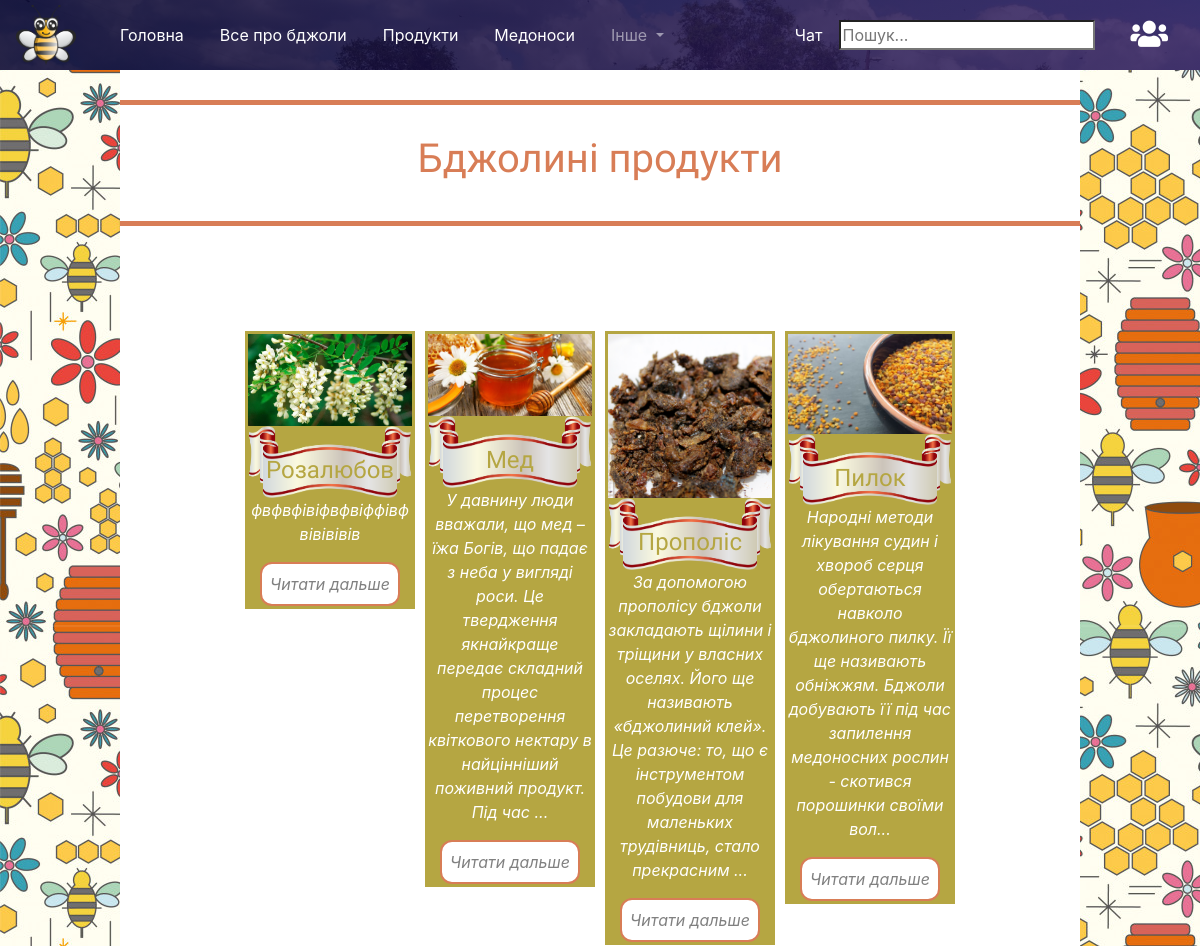
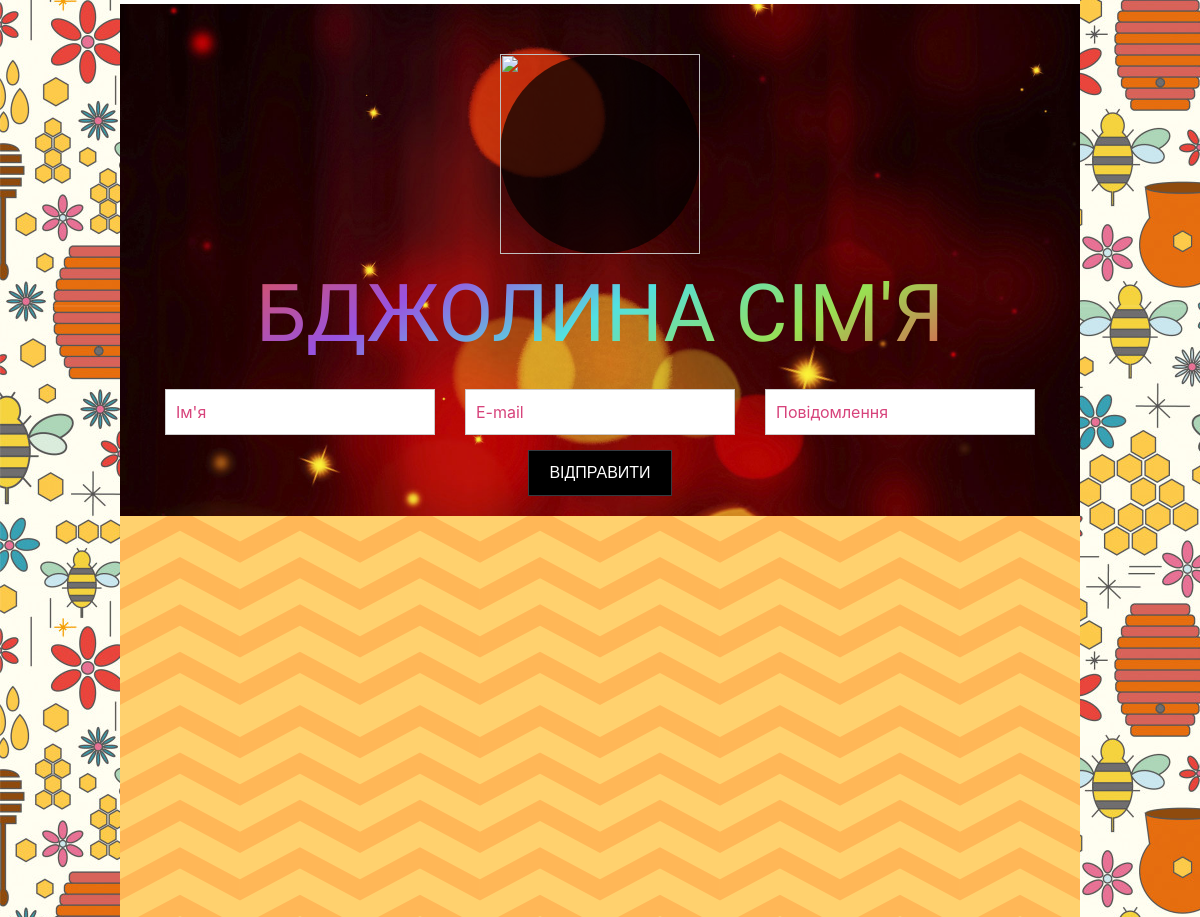
The page /product.php on the database its author committed (2 pictures, top to bottom).
### tables this page shows
CREATE TABLE `products1` (
  `id` int(10) UNSIGNED NOT NULL,
  `title` varchar(30) NOT NULL,
  `desc1` text,
  `foto` blob NOT NULL,
  `num` int(11) NOT NULL
);

### product.php (the view, shortened to what this page needs)
<?php   if(!isset($_SESSION))
require 'header.php';
require_once 'lib/func.php' ?>
<head>
</head>
	<?php
		$mysqli = connectDB();
		$info = $mysqli->query("SELECT * FROM products1 WHERE num = '1' ORDER BY `id` DESC");
	?>
<div class="title1" align="center">
	<h1>Бджолині продукти</h1>
</div>
<div class="container-fluid col-md-9">
	<div class="row d-flex justify-content-center">
	<?php
		while ($products = mysqli_fetch_assoc($info)) {
	?>
	<div class='products-block col-md-6 col-xs-6 col-lg-3'>
		<div class='products-inner'>
			<img src="img/<?=$products['foto']?>">
				<div class='banner d-flex justify-content-center align-items-center'>
					<h4><?=$products['title']?></h4>
				</div>
				<div align='center' class='text'>
					<p><?=mb_strimwidth($products['desc1'],0,200,"...");?></p>
				</div>
				 <center><button class="button-article"><a href="article.php?id=<?=$products['id']?>">Читати дальше</a></button></center>
			</div>
		</div>
 <?php
}
?>
	</div>
</div>
<?php require 'footer.php'; ?>

### header.php (shortened to what this page needs)
<!DOCTYPE html>
<html>
<head>
 	<link rel="stylesheet" href="https://maxcdn.bootstrapcdn.com/bootstrap/4.0.0/css/bootstrap.min.css">
  <link rel="stylesheet" href="https://use.fontawesome.com/releases/v5.5.0/css/all.css">
<link rel="stylesheet" type="text/css" href="style/style.css">
<link rel="stylesheet" type="text/css" href="style/animate.css">
</head>
<body onload="chatOpen();">
    <nav class="navbar navbar-expand-lg navbar-dark bg-dark">
  <a class="navbar-brand" href="#"><img src="img/logo1.png" width="60" height="60"></a>
  <div class="collapse navbar-collapse" id="navbarSupportedContent">
    <ul class="navbar-nav mr-auto">
      <li class="nav-item active">
        <a class="nav-link" href="index.php">Головна<span class="sr-only">(current)</span></a>
      </li>
      <li class="nav-item active">
        <a class="nav-link" href="aboutbee.php">Все про бджоли<span class="sr-only">(current)</span></a>
      </li>
      <li class="nav-item active">
        <a class="nav-link" href="product.php">Продукти<span class="sr-only">(current)</span></a>
      </li>
      <li class="nav-item active">
        <a class="nav-link" href="flowers.php">Медоноси<span class="sr-only">(current)</span></a>
      </li>
      <li class="nav-item dropdown">
        <a class="nav-link dropdown-toggle" href="#" id="navbarDropdown" role="button" data-toggle="dropdown" aria-haspopup="true" aria-expanded="false">
          Інше
        </a>
      </li>
    </ul>
      <li class="nav-item dropdown reg" id="scroll-chat">
        <a class="nav-link dropdown-toggle" href="#" id="navbarDropdown" role="button" data-toggle="dropdown" aria-haspopup="true" aria-expanded="false" style="color: #fff;">
          Чат
        </a>
      </li>
   <form class="form-inline my-2 my-lg-0">
       <?php require 'search.php'; ?>
    </form>
      <li class="nav-item dropdown reg">
        <a class="nav-link dropdown-toggle" href="#" id="navbarDropdown" role="button" data-toggle="dropdown" aria-haspopup="true" aria-expanded="false">
          <i class="fas fa-users"></i>
        </a>
      </li>
</div>
</nav>

### search.php (shortened to what this page needs)
<input type="search" name="search_q" id="text" autocomplete="off" placeholder="Пошук...">

### footer.php (shortened to what this page needs)
 <footer>
  <div class="footer-hiden">
    <div class="footer-hiden-content">
      <center>
        <div class="footer-logo">
          <img src="img/logo.png">
        </div>
          <p style="color: red!important;">Бджолина сім'я</p>
      </center>
    </div>
    <div class="footer-hiden-form">
      <form>
        <div class="d-flex justify-content-center">
          <div class="posta"><input type="text" name="name" placeholder="Ім'я"></div>
          <div class="posta"><input type="text" name="email" placeholder="E-mail"></div>
          <div class="posta"><input type="text" name="message" placeholder="Повідомлення"></div>
        </div>
        <center><button type="button" class="btn btn-dark">Відправити</button></center>
      </form>
    </div>
  </div>
  <div class="footer-center">
    <div class="footer-center-text">
      <p>спасибі за перегляд!</p>
      <div class="footer-center-foto">
        <div class="footer-center-foto-inner"><a href="#"><img src="img/footer.jpg"></a></div>
        <div class="footer-center-foto-inner"><a href="#"><img src="img/slider7.jpg"></a></div>
        <div class="footer-center-foto-inner"><a href="#"><img src="img/footer2.jpg"></a></div>
        <div class="footer-center-foto-inner"><a href="#"><img src="img/footer4.jpg"></a></div>
        <div class="footer-center-foto-inner"><a href="#"><img src="img/footer5.jpg"></a></div>
      </div>
    </div>
  </div>
</footer>
</body>
</html>

### style/style.css (style rules this page uses)
* { box-sizing: border-box; }
li { list-style-type: none; }
body { width: 100%; }
.navbar { padding-top: 0px; padding-bottom: 0px; background-image: linear-gradient(to right, rgba(9, 5, 47, .85) 0%, rgba(49, 29, 94, .85) 100%), url('../img/menu.jpg'); background-size: cover; z-index: 999; white-space: nowrap; position: fixed; width: 100% !important; }
.navbar li { padding-left: 20px; }
input { outline: none; }
footer { background: #363737; height: 800px; width: 100%; }
.footer-hiden, .footer-center { background-image: url(../img/footer-foto.jpg); padding: 50px 0 20px; -webkit-background-size: cover; -moz-background-size: cover; -o-background-size: cover; background-size: cover; background-repeat: no-repeat; background-repeat-x: no-repeat; background-repeat-y: no-repeat; background-position: center center; background-position-x: center; background-position-y: center; }
.posta { padding: 15px; }
.btn-dark { text-transform: uppercase; background: black !important; border-radius: 0px !important; outline: none; padding: 10px 20px !important; font-family: proxima-nova,sans-serif; font-weight: 400; }
footer input[type="text"] { padding: 10px; color: #d7437b; border: 1px solid #ccc; }
.footer-hiden-content img { width: 200px; height: 200px; float: left; shape-outside:circle(50%); }
.footer-hiden-content p { font-size: 60px; font-family: 'Lobster', cursive; text-transform: uppercase; background: #2E2F45; display: table; margin: 0 auto; font-weight: 400; font-size: 5em; background: linear-gradient(330deg, #e05252 0%, #99e052 25%, #52e0e0 50%, #9952e0 75%, #e05252 100%); -webkit-background-clip: text; -webkit-text-fill-color: transparent; }
.footer-logo { border-radius: 50%; width: 200px; height: 200px; background: rgba(0,0,0,0.7); }
.footer-center { background-image: url(../img/footer-ef.svg) !important; background-color:#ffd16e; padding: 48px 12px; background-color: #ffd16e; background-size: 40%; background-attachment: fixed; color: #fff; z-index: 10; position: relative; background-repeat: repeat; }
.footer-center-text p { padding: 0 0 25px; margin: 0; text-align: center; font-family: proxima-nova,sans-serif; font-style: normal; font-weight: 900; font-size: 46px; line-height: 90%; text-transform: uppercase; text-shadow: 4px 4px gold; }
.footer-center-foto { display: flex; justify-content: center; overflow: hidden; margin: 20px auto; }
.footer-center-foto-inner { width: 18%; margin: 1%; height: 15vw; background-size: cover; border: 10px solid #fff; -webkit-transition: all .3s ease-in; -moz-transition: all .3s ease-in; -ms-transition: all .3s ease-in; -o-transition: all .3s ease-in; transition: all .3s ease-in; overflow: hidden; }
.footer-center-foto-inner img { -moz-transition: all 1s ease-out; -o-transition: all 1s ease-out; -webkit-transition: all 1s ease-out; width: 100%; height: 100%; }

### header.php (style rules this page uses)
.reg { color: #fff; }
.reg i { color:#fff; font-size: 30px; }
.reg a { color: #000; }
.reg .dropdown-toggle::after { display: none; }

### style/style-second.php (style rules this page uses)
html { background:url('img/fone.jpg'); display: flex; justify-content: center; }
body { width: 80%!important; }
nav { position: fixed; right: 0%; }
.title1 { width: 100%; padding: 30px 100px 30px 100px; margin:100px auto; border-top: 5px solid #d87d56; border-bottom: 5px solid #d87d56; font-family:'Lobster',sans-serif; color:#d87d56; animation:blusk 3s infinite; }
.products-block { padding: 5px; }
.products-inner p { color: #fff; font-style: italic; width: 100%; word-wrap: break-word; }
.products-inner { background: #b5a642; padding: 3px; }
.products-inner img { width:100%; height: auto; }
.button-article { background: #fff; border-radius: 12px; font-style: italic; border:2px solid #d87d56; padding: 8px; transition: .5s ease-in-out; }
.button-article a { color: gray; }
.banner { background-image: url("img/banner.png"); background-size: 100% 100%; padding: 30px 40px 5px 40px; color: #b5a642; font-family: 'Lobster' , sans-serif; }

### rows shown on the page
products1: foto (picture), title "Розалюбов", desc1 "фвфвфівіфвфвіффівфвівівівів"
products1: foto (picture), title "Мед", desc1 "У давнину люди вважали, що мед – їжа Богів, що падає з неба у вигляді роси. Це твердження якнайкраще передає складний процес перетворення квіткового нектару в найцінніший поживний продукт. Під час ..."
products1: foto (picture), title "Прополіс", desc1 "За допомогою прополісу бджоли закладають щілини і тріщини у власних оселях. Його ще називають «бджолиний клей». Це разюче: то, що є інструментом побудови для маленьких трудівниць, стало прекрасним ..."
products1: foto (picture), title "Пилок", desc1 "Народні методи лікування судин і хвороб серця обертаються навколо бджолиного пилку. Її ще називають обніжжям. Бджоли добувають її під час запилення медоносних рослин - скотився порошинки своїми вол..."
